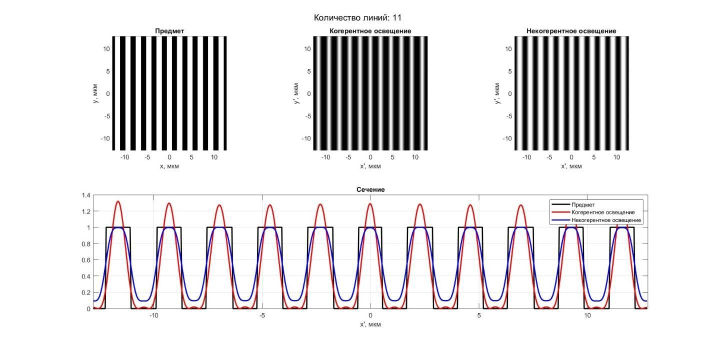
%> input picture lab2/sources/11_line.jpg, 1432 x 691 px (shown at 1/2 size)
$ octave part_2.m   (GNU Octave 9; MATLAB toolbox functions it lacks are replaced by stand-ins)
%> lines starting %> are read from the running program, lines starting %| are printed output that depends on the picture
% Часть 2. Формирование изображения произвольного изображения
% Полностью рабочий код для Octave

clear; clc; close all;
pkg load image;

%% Параметры системы
N = 512;                    % Размер массива [пиксели]
lambda = 0.5;               % Длина волны [мкм]
Dzr = 20;                   % Охват зрачка [к.е.]
A = 0.5;                    % Апертура [к.е.]
Rzr = N / Dzr;              % Радиус зрачка [пиксели]
dp = Dzr / N;               % Шаг по зрачку [к.е./пиксель]
dn = 1 / (N * dp);          % Шаг по предмету [к.е.]
dx = dn * (lambda / A);     % Шаг по изображению [мкм]

%% Создание координатных сеток
n_values = linspace(-dn*N/2, dn*N/2-dn, N);
p_values = linspace(-dp*N/2, dp*N/2-dp, N);
x_values = linspace(-dx*N/2, dx*N/2-dx, N);

[nx, ny] = meshgrid(n_values, n_values);
[px, py] = meshgrid(p_values, p_values);
[x, y] = meshgrid(x_values, x_values);

%% Функция зрачка
r = sqrt(px.^2 + py.^2);
f = double(r <= 1); % Круглая апертура

%% Загрузка и подготовка изображения
[fn, pn] = uigetfile({'*.jpg;*.png;*.bmp;*.tif', 'Image Files'}, 'Select an image');
%> the answer given: sources/11_line.jpg
if isequal(fn, 0)
    item = double(zeros(N));
    item(N/4:3*N/4, N/4:3*N/4) = 1;
    item(N/3:2*N/3, N/3:2*N/3) = 0;
else
    img = im2double((imread(fullfile(pn, fn))));
    item = imresize(img, [N, N]);
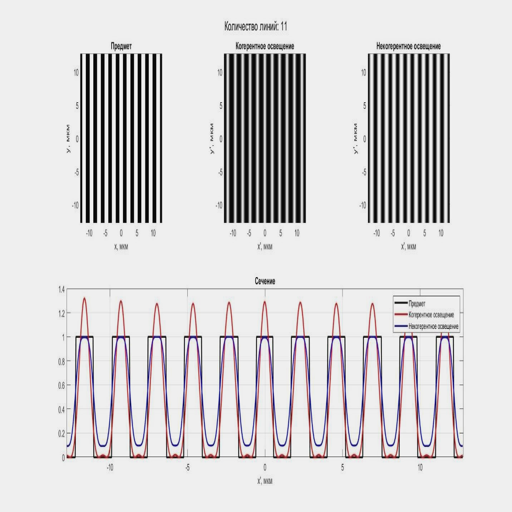
%> item: size 512x512x3 double; mean R, G, B 0.882, 0.874, 0.879; drawn with min black and max white
end

%% Когерентное освещение
fft_item = fftshift(fft2(ifftshift(item)));
filtered_image = fft_item .* f;
ifft_image = fftshift(ifft2(ifftshift(filtered_image)));
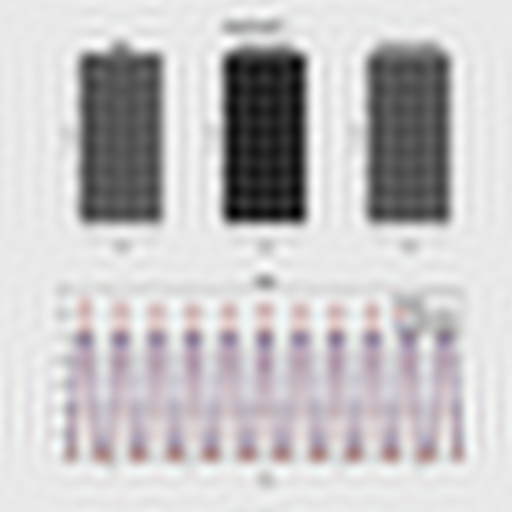
%> ifft_image: size 512x512x3 double; mean R, G, B 0.882, 0.874, 0.879; mean of the top-left, top-right, bottom-left and bottom-right quarters 0.834, 0.801, 0.944, 0.935; drawn with min black and max white
intensity_image = abs(ifft_image).^2;
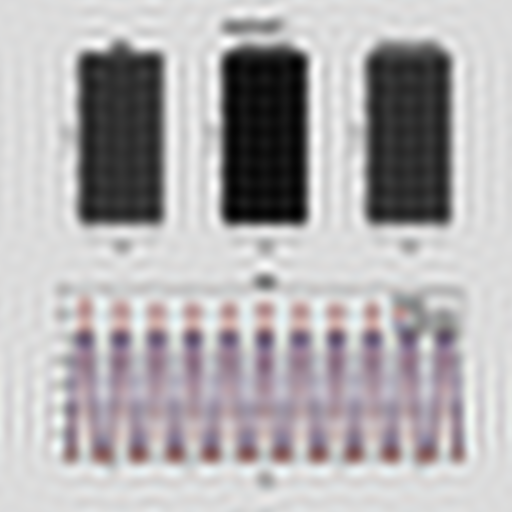
%> intensity_image: size 512x512x3 double; mean R, G, B 0.815, 0.802, 0.811; drawn with min black and max white

%% Некогерентное освещение
object_intensity = abs(item).^2;
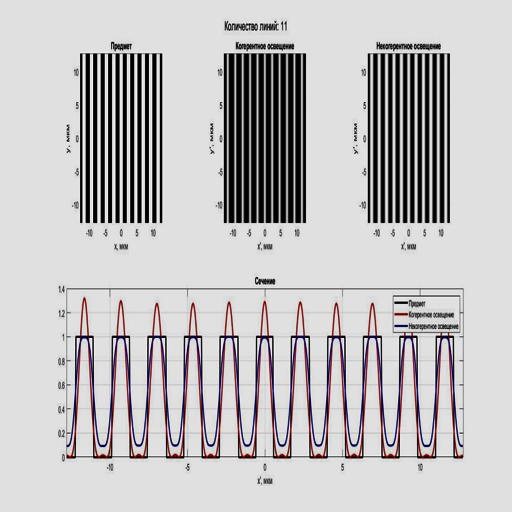
%> object_intensity: size 512x512x3 double; mean R, G, B 0.853, 0.844, 0.848; drawn with min black and max white
fft_object = fftshift(fft2(ifftshift(object_intensity)));

% Расчет PSF и OTF
ifft_scattering = (dp/dn) * N * fftshift(ifft2(ifftshift(f)));
PSF = abs(ifft_scattering).^2 / (pi^2);
OTF = (dn/dp) * pi * fftshift(fft2(ifftshift(PSF))) / N;

fft_image = fft_object .* OTF;
ifft_intens_image = real(fftshift(ifft2(ifftshift(fft_image))));
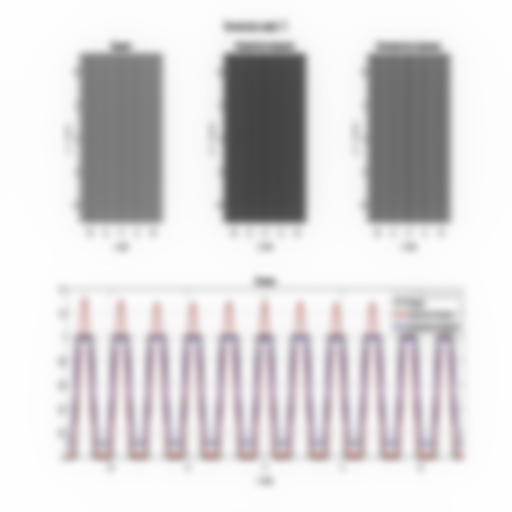
%> ifft_intens_image: size 512x512x3 double; mean R, G, B 0.854, 0.845, 0.849
ifft_intens_image = ifft_intens_image / max(ifft_intens_image(:));

%% Визуализация результатов
figure('Name', 'Анализ формирования изображения', 'Position', [100 100 1200 800]);

% 1. Исходное изображение
subplot(2,3,1);
imagesc(x_values, x_values, item);
colormap(gray); axis equal tight; colorbar;
title('Исходное изображение');
xlabel('x, мкм'); ylabel('y, мкм');

% 2. Когерентное изображение
subplot(2,3,2);
imagesc(x_values, x_values, intensity_image);
colormap(gray); axis equal tight; colorbar;
title('Когерентное изображение');
xlabel('x, мкм'); ylabel('y, мкм');

% 3. Некогерентное изображение
subplot(2,3,3);
imagesc(x_values, x_values, ifft_intens_image);
colormap(gray); axis equal tight; colorbar;
title('Некогерентное изображение');
xlabel('x, мкм'); ylabel('y, мкм');

% 4. Фаза когерентного изображения
subplot(2,3,4);
imagesc(x_values, x_values, angle(ifft_image));
colormap(jet); axis equal tight; colorbar;
title('Фаза когерентного изображения');
xlabel('x, мкм'); ylabel('y, мкм');

% 5. Сравнение сечений
subplot(2,3,[5,6]);
plot(x_values, item(N/2,:), 'k-', 'LineWidth', 1.5, 'DisplayName', 'Исходное');
%> (this line was passed over: plot is not available in this run)
hold on;
plot(x_values, intensity_image(N/2,:)/max(intensity_image(:)), 'r-', 'LineWidth', 1.5, 'DisplayName', 'Когерентное');
%> (this line was passed over: plot is not available in this run)
plot(x_values, ifft_intens_image(N/2,:), 'b-', 'LineWidth', 1.5, 'DisplayName', 'Некогерентное');
%> (this line was passed over: plot is not available in this run)
hold off;
grid on; xlim([-x_max x_max]); ylim([0 1.1]);
legend('Location', 'northeast');
title('Сравнение сечений (нормированные)');
xlabel('x, мкм'); ylabel('Нормированная интенсивность');
%> after `ylabel('Нормированная интенсивность')`:
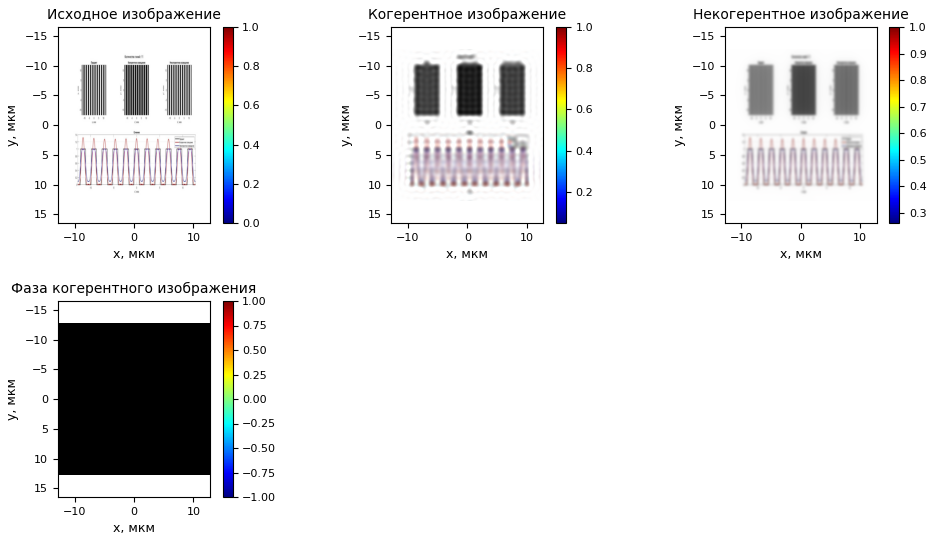
%> figure redrawn from the program's plot data, 4 panels

%% Дополнительное окно с характеристиками системы
figure('Name', 'Характеристики оптической системы', 'Position', [200 200 1000 600]);

% 1. Функция зрачка
subplot(2,3,1);
imagesc(p_values, p_values, f);
colormap(gray); axis equal tight; colorbar;
title('Функция зрачка');
xlabel('px, к.е.'); ylabel('py, к.е.');

% 2. ФРТ (PSF)
subplot(2,3,2);
imagesc(x_values, x_values, PSF/max(PSF(:)));
colormap(gray); axis equal tight; colorbar;
title('ФРТ (нормированная)');
xlabel('x, мкм'); ylabel('y, мкм');

% 3. Сечение ФРТ
subplot(2,3,3);
plot(x_values, PSF(N/2,:)/max(PSF(:)), 'b-', 'LineWidth', 2);
xlim([-x_max/4 x_max/4]); grid on;
title('Сечение ФРТ');
xlabel('x, мкм'); ylabel('Нормированная интенсивность');

% 4. Модуль ФПМ (OTF)
subplot(2,3,4);
plot(p_values, abs(OTF(N/2,:)), 'r-', 'LineWidth', 2);
xlim([0 p_max/2]); ylim([0 1.1]); grid on;
title('Модуль ФПМ');
xlabel('Пространственная частота, к.е.'); ylabel('Модуль передачи');

% 5. Фаза ФПМ
subplot(2,3,5);
plot(p_values, angle(OTF(N/2,:)), 'g-', 'LineWidth', 2);
xlim([0 p_max/2]); grid on;
title('Фаза ФПМ');
xlabel('Пространственная частота, к.е.'); ylabel('Фаза [рад]');
%> after `ylabel('Фаза [рад]')`:
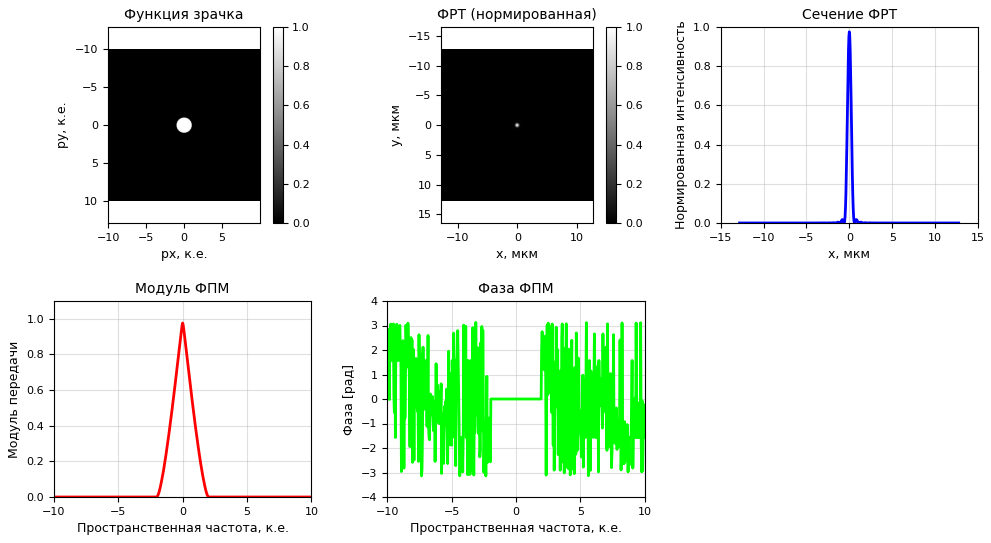
%> figure redrawn from the program's plot data, 5 panels

% 6. 3D ФРТ (исправленная версия)
subplot(2,3,6);
step = 8; % Уменьшаем количество точек для 3D графика
idx = 1:step:N;
%> (the run ends here)

$ run again, on lab2/sources/15_line.jpg
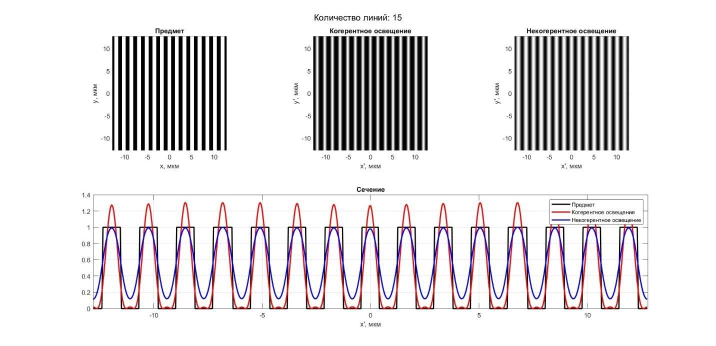
%> input picture lab2/sources/15_line.jpg, 1432 x 691 px (shown at 1/2 size)
%> `ifft_intens_image = real(fftshift(ifft2(ifftshift(fft_image))));`:
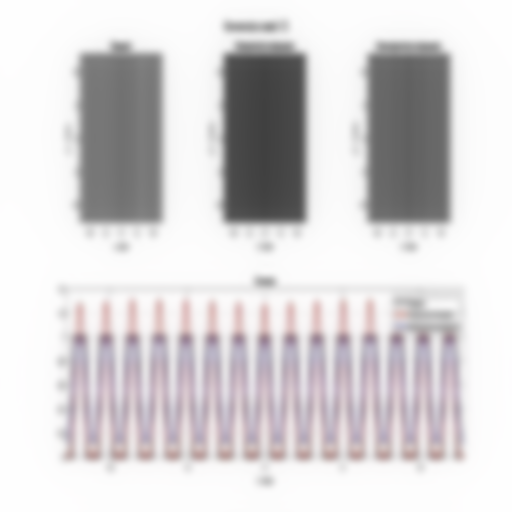
%> ifft_intens_image: size 512x512x3 double; mean R, G, B 0.843, 0.832, 0.838
%> `ylabel('Нормированная интенсивность')`:
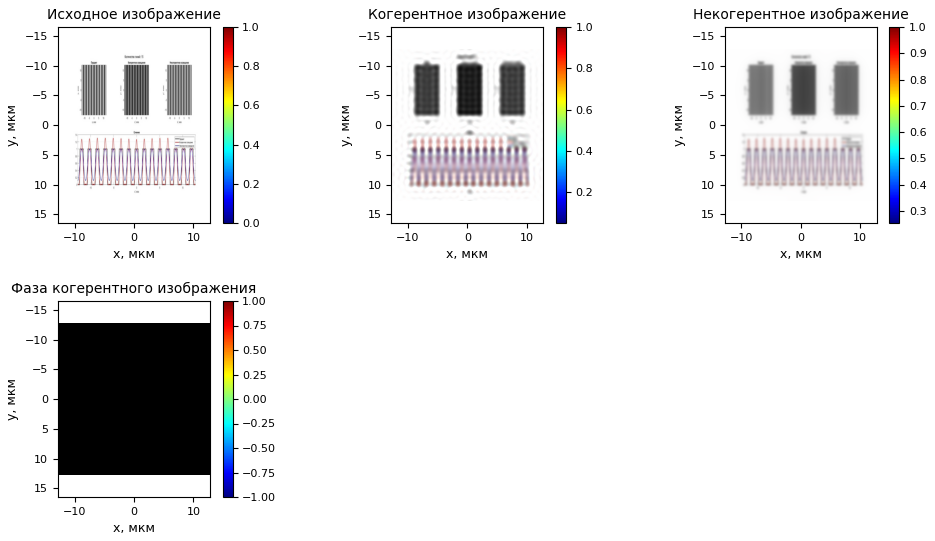
%> figure redrawn from the program's plot data, 4 panels

$ run again, on lab2/sources/1_line.jpg
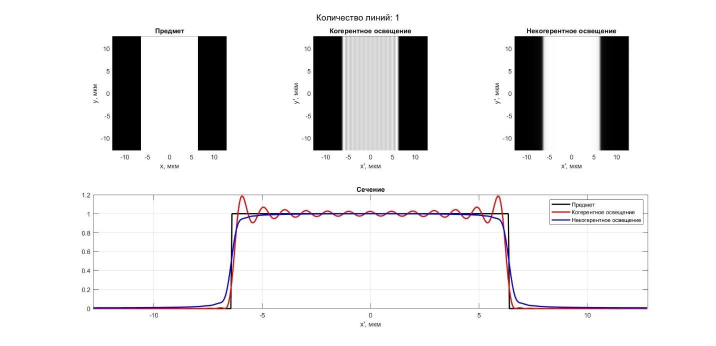
%> input picture lab2/sources/1_line.jpg, 1432 x 691 px (shown at 1/2 size)
%> `ifft_intens_image = real(fftshift(ifft2(ifftshift(fft_image))));`:
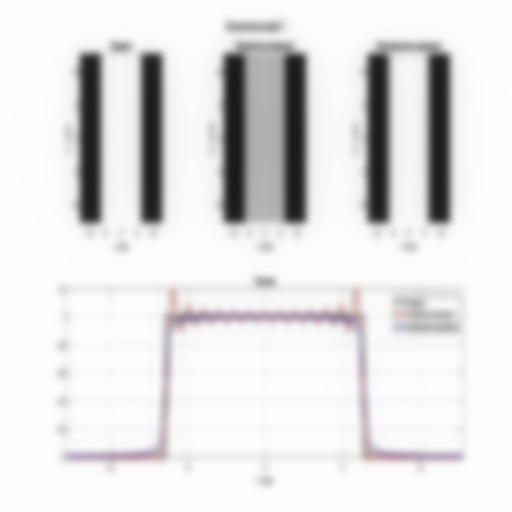
%> ifft_intens_image: size 512x512x3 double; mean R, G, B 0.89, 0.887, 0.889
%> `ylabel('Нормированная интенсивность')`:
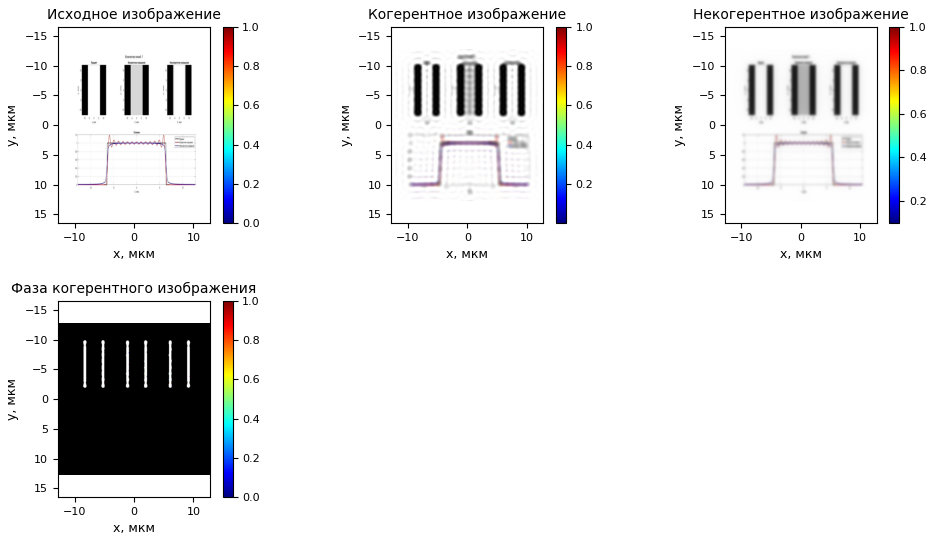
%> figure redrawn from the program's plot data, 4 panels
